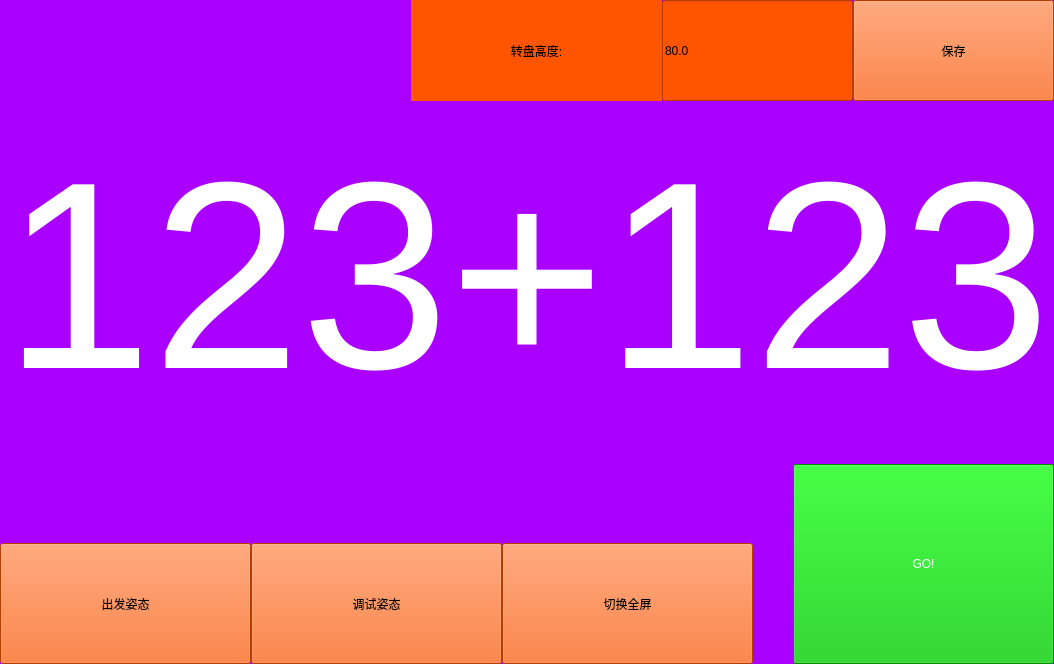
          <widget class="QWidget" name="tab_4">
           <property name="autoFillBackground">
            <bool>false</bool>
           </property>
           <property name="styleSheet">
            <string notr="true">background-color: rgb(170, 0, 255);</string>
           </property>
           <attribute name="title">
            <string>比赛显示界面</string>
           </attribute>
           <layout class="QVBoxLayout" name="verticalLayout_3">
            <property name="spacing">
             <number>0</number>
            </property>
            <property name="leftMargin">
             <number>0</number>
            </property>
            <property name="topMargin">
             <number>0</number>
            </property>
            <property name="rightMargin">
             <number>0</number>
            </property>
            <property name="bottomMargin">
             <number>0</number>
            </property>
            <item>
             <layout class="QHBoxLayout" name="horizontalLayout_2">
              <property name="spacing">
               <number>0</number>
              </property>
              <item>
               <spacer name="horizontalSpacer_2">
                <property name="orientation">
                 <enum>Qt::Orientation::Horizontal</enum>
                </property>
                <property name="sizeHint" stdset="0">
                 <size>
                  <width>40</width>
                  <height>20</height>
                 </size>
                </property>
               </spacer>
              </item>
              <item>
               <widget class="QLabel" name="label_19">
                <property name="minimumSize">
                 <size>
                  <width>251</width>
                  <height>101</height>
                 </size>
                </property>
                <property name="styleSheet">
                 <string notr="true">font: 36pt &quot;Microsoft YaHei UI&quot;;
background-color: rgb(255, 85, 0);</string>
                </property>
                <property name="text">
                 <string>转盘高度:</string>
                </property>
                <property name="alignment">
                 <set>Qt::AlignmentFlag::AlignCenter</set>
                </property>
               </widget>
              </item>
              <item>
               <widget class="QLineEdit" name="entry_tableHeight">
                <property name="sizePolicy">
                 <sizepolicy hsizetype="Fixed" vsizetype="Fixed">
                  <horstretch>0</horstretch>
                  <verstretch>0</verstretch>
                 </sizepolicy>
                </property>
                <property name="minimumSize">
                 <size>
                  <width>191</width>
                  <height>101</height>
                 </size>
                </property>
                <property name="maximumSize">
                 <size>
                  <width>130</width>
                  <height>16777215</height>
                 </size>
                </property>
                <property name="styleSheet">
                 <string notr="true">font: 36pt &quot;Microsoft YaHei UI&quot;;
background-color: rgb(255, 85, 0);</string>
                </property>
                <property name="text">
                 <string>80.0</string>
                </property>
               </widget>
              </item>
              <item>
               <widget class="QPushButton" name="btn_saveHeight">
                <property name="minimumSize">
                 <size>
                  <width>201</width>
                  <height>101</height>
                 </size>
                </property>
                <property name="styleSheet">
                 <string notr="true">font: 36pt &quot;Microsoft YaHei UI&quot;;
background-color: rgb(255, 85, 0);</string>
                </property>
                <property name="text">
                 <string>保存</string>
                </property>
               </widget>
              </item>
             </layout>
            </item>
            <item>
             <spacer name="verticalSpacer">
              <property name="orientation">
               <enum>Qt::Orientation::Vertical</enum>
              </property>
              <property name="sizeType">
               <enum>QSizePolicy::Policy::Expanding</enum>
              </property>
              <property name="sizeHint" stdset="0">
               <size>
                <width>20</width>
                <height>25</height>
               </size>
              </property>
             </spacer>
            </item>
            <item>
             <widget class="QLabel" name="label_QR_Data">
              <property name="sizePolicy">
               <sizepolicy hsizetype="Expanding" vsizetype="Fixed">
                <horstretch>0</horstretch>
                <verstretch>0</verstretch>
               </sizepolicy>
              </property>
              <property name="minimumSize">
               <size>
                <width>0</width>
                <height>271</height>
               </size>
              </property>
              <property name="maximumSize">
               <size>
                <width>16777215</width>
                <height>300</height>
               </size>
              </property>
              <property name="font">
               <font>
                <family>Microsoft YaHei UI</family>
                <pointsize>200</pointsize>
                <italic>false</italic>
                <bold>false</bold>
               </font>
              </property>
              <property name="styleSheet">
               <string notr="true">font: 200pt &quot;Microsoft YaHei UI&quot;;
color: rgb(255, 255, 255);</string>
              </property>
              <property name="text">
               <string>123+123</string>
              </property>
              <property name="alignment">
               <set>Qt::AlignmentFlag::AlignCenter</set>
              </property>
             </widget>
            </item>
            <item>
             <spacer name="verticalSpacer_2">
              <property name="orientation">
               <enum>Qt::Orientation::Vertical</enum>
              </property>
              <property name="sizeType">
               <enum>QSizePolicy::Policy::MinimumExpanding</enum>
              </property>
              <property name="sizeHint" stdset="0">
               <size>
                <width>20</width>
                <height>39</height>
               </size>
              </property>
             </spacer>
            </item>
            <item>
             <layout class="QHBoxLayout" name="horizontalLayout_4">
              <item>
               <layout class="QVBoxLayout" name="verticalLayout_2">
                <item>
                 <spacer name="verticalSpacer_3">
                  <property name="orientation">
                   <enum>Qt::Orientation::Vertical</enum>
                  </property>
                  <property name="sizeHint" stdset="0">
                   <size>
                    <width>20</width>
                    <height>28</height>
                   </size>
                  </property>
                 </spacer>
                </item>
                <item>
                 <layout class="QHBoxLayout" name="horizontalLayout_3">
                  <property name="spacing">
                   <number>0</number>
                  </property>
                  <item>
                   <widget class="QPushButton" name="btn_toStartPos">
                    <property name="minimumSize">
                     <size>
                      <width>251</width>
                      <height>121</height>
                     </size>
                    </property>
                    <property name="styleSheet">
                     <string notr="true">font: 36pt &quot;Microsoft YaHei UI&quot;;
background-color: rgb(255, 85, 0);</string>
                    </property>
                    <property name="text">
                     <string>出发姿态</string>
                    </property>
                   </widget>
                  </item>
                  <item>
                   <widget class="QPushButton" name="btn_toDebugPos">
                    <property name="minimumSize">
                     <size>
                      <width>251</width>
                      <height>121</height>
                     </size>
                    </property>
                    <property name="styleSheet">
                     <string notr="true">font: 36pt &quot;Microsoft YaHei UI&quot;;
background-color: rgb(255, 85, 0);</string>
                    </property>
                    <property name="text">
                     <string>调试姿态</string>
                    </property>
                   </widget>
                  </item>
                  <item>
                   <widget class="QPushButton" name="btn_fullScreen">
                    <property name="minimumSize">
                     <size>
                      <width>251</width>
                      <height>121</height>
                     </size>
                    </property>
                    <property name="styleSheet">
                     <string notr="true">font: 36pt &quot;Microsoft YaHei UI&quot;;
background-color: rgb(255, 85, 0);</string>
                    </property>
                    <property name="text">
                     <string>切换全屏</string>
                    </property>
                   </widget>
                  </item>
                 </layout>
                </item>
               </layout>
              </item>
              <item>
               <spacer name="horizontalSpacer_3">
                <property name="orientation">
                 <enum>Qt::Orientation::Horizontal</enum>
                </property>
                <property name="sizeHint" stdset="0">
                 <size>
                  <width>40</width>
                  <height>20</height>
                 </size>
                </property>
               </spacer>
              </item>
              <item>
               <widget class="QPushButton" name="btn_GO">
                <property name="sizePolicy">
                 <sizepolicy hsizetype="Expanding" vsizetype="Expanding">
                  <horstretch>0</horstretch>
                  <verstretch>0</verstretch>
                 </sizepolicy>
                </property>
                <property name="minimumSize">
                 <size>
                  <width>261</width>
                  <height>200</height>
                 </size>
                </property>
                <property name="styleSheet">
                 <string notr="true">font: 72pt &quot;Microsoft YaHei UI&quot;;
color: rgb(255, 255, 255);
background-color: rgb(0, 194, 0);</string>
                </property>
                <property name="text">
                 <string>GO!</string>
                </property>
               </widget>
              </item>
             </layout>
            </item>
           </layout>
          </widget>
